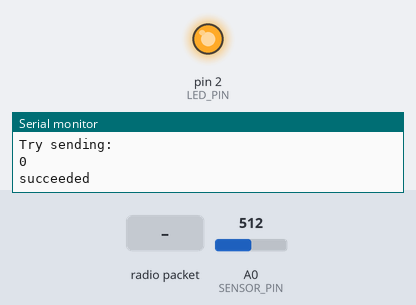
Simulated run of this sketch. Board: Arduino Uno, built with avr-gcc and run on an emulated ATmega328P. Parts: output pins drawn as LEDs (lit = HIGH), the last lines printed to the serial monitor. The inputs (shaded band) are chosen by the test bench; at power-on: A0 (SENSOR_PIN) = 512. No radio packets arrive unless stated.

Above: at 1.2 s.
1.3 s: radio packet "1" arrives
At 1.8 s:
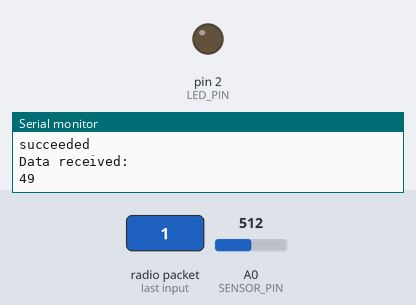
Timing chart, 0 to 4.3 s (numbered marks = the images above; inputs shaded):
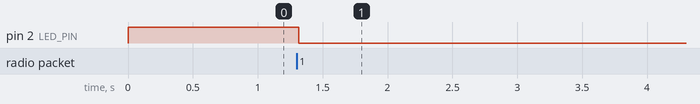

Measured:
- after the input at 1.3 s, pin 2 (LED_PIN): HIGH → LOW at once

The sketch:

Demo7.ino
```cpp
#include <SPI.h>
#include "nRF24L01.h"
#include "RF24.h"
#include "printf.h"

#define LED_PIN 2
#define SENSOR_PIN A0
#define THRESHOLD 300
#define INTERVAL 1000

RF24 radio(9,10);

// 2 radio pipe addresses for the 2 nodes to communicate.
const uint64_t pipe1 = 0xE8E8F0E0E8LL;
const uint64_t pipe2 = 0xE8E8F0E0E9LL;

// Payload
uint8_t buff[] = {0};
const uint8_t buffSize = sizeof(buff);
unsigned long startTime;


void setup(void) {
  Serial.begin(115200);
  printf_begin();
  pinMode(LED_PIN, OUTPUT);
  digitalWrite(LED_PIN, HIGH);

  // Setup and configure rf radio
  radio.begin();
  radio.openWritingPipe(pipe2);
  radio.openReadingPipe(1, pipe1);
  radio.startListening();

  radio.printDetails();
  startTime = millis() - INTERVAL - 1;
}


void loop(void) {
  // stop listening so we can send data
  radio.stopListening();
  buff[0] = analogRead(SENSOR_PIN);
  Serial.println("Try sending:");
  Serial.println(buff[0]);
  if (radio.write(buff, buffSize)) {
    Serial.println("succeeded");
  } else {
    Serial.println("failed");
  }

  // start listening
  for (int i = 0; i < 100; i++) {
    radio.startListening();
    if (radio.available()) {
      while (radio.available()) {
        radio.read(buff, buffSize);
        Serial.println("Data received:");
        Serial.println(buff[0]);
      }
      if (buff[0] > THRESHOLD) {
        Serial.println("Threshold exceeded");
        digitalWrite(LED_PIN, HIGH);
      } else {
        digitalWrite(LED_PIN, LOW);
      }
    }
    delay(20);
  }
}
```
